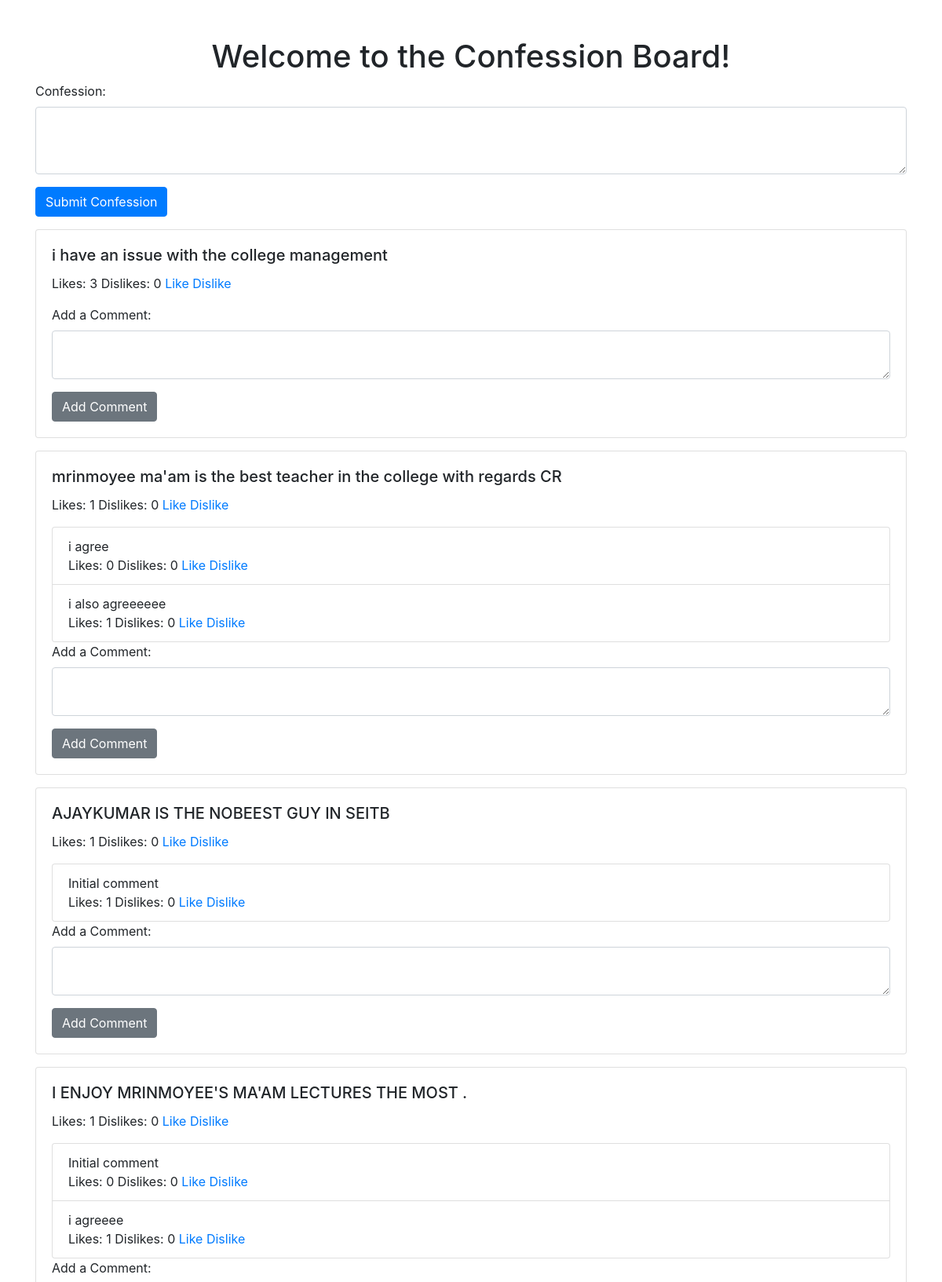
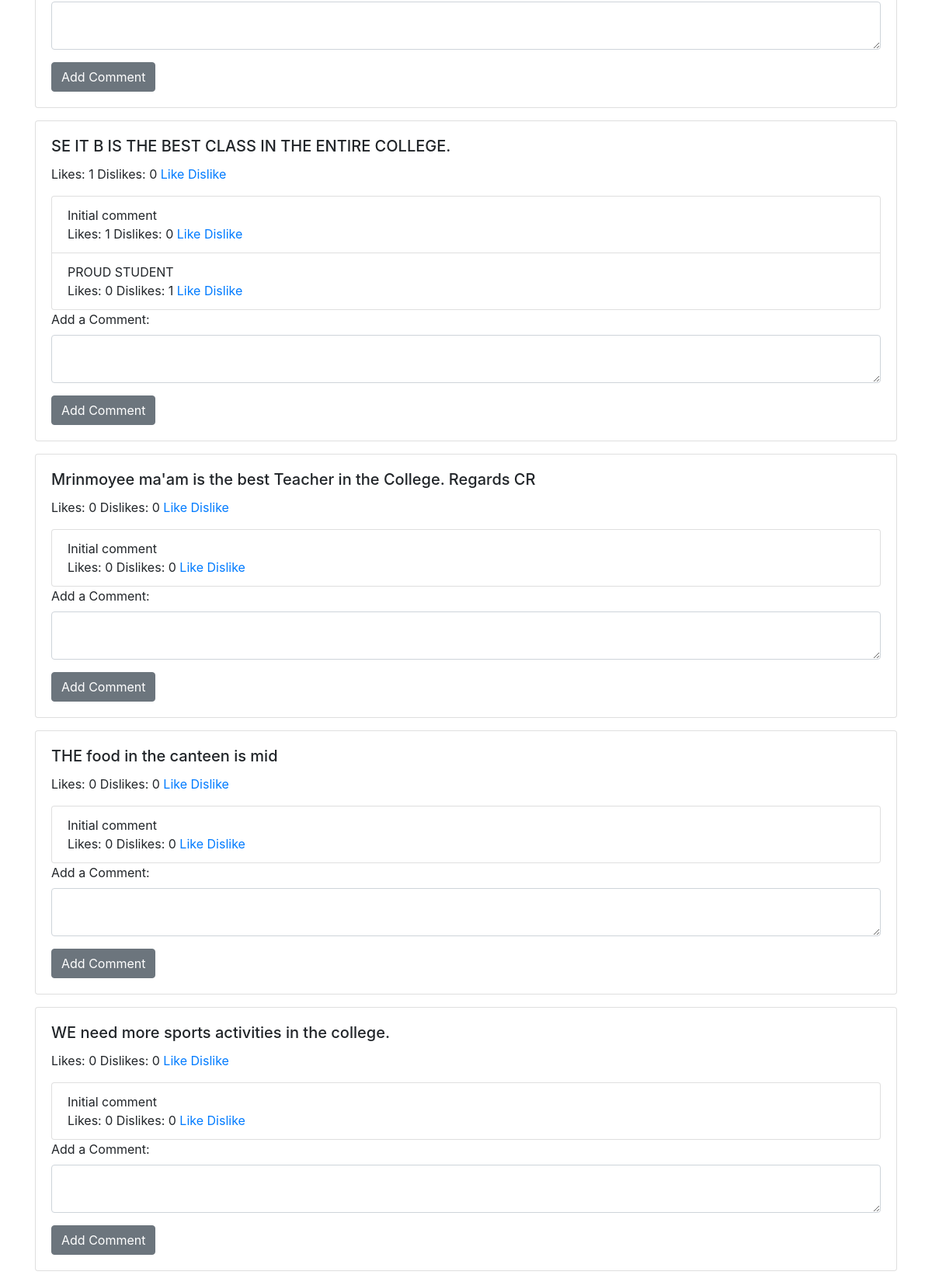
The app's page /confessions/ (upper part) with its own data (2 pictures, top to bottom).
### confessions/models.py (models this page shows, shortened)
class Confession(models.Model):
    text = models.TextField()
    likes = models.PositiveIntegerField(default=0)
    dislikes = models.PositiveIntegerField(default=0)

class Comment(models.Model):
    confession = models.ForeignKey(Confession, on_delete=models.CASCADE)
    text = models.TextField()
    likes = models.PositiveIntegerField(default=0)
    dislikes = models.PositiveIntegerField(default=0)

### confessions/views.py (the view)
# urls.py: path('confessions/', confession_list, name='confession_list'),
def confession_list(request):
    confessions = Confession.objects.all().order_by('-likes')  # Order by likes in descending order
    comments = Comment.objects.all()
    return render(request, 'home.html', {'confessions': confessions, 'comments': comments})

### confession_board/templates/home.html (shortened to what this page needs)
<!DOCTYPE html>
<html lang="en">
<head>
    <link rel="stylesheet" href="https://stackpath.bootstrapcdn.com/bootstrap/4.3.1/css/bootstrap.min.css">
</head>
<body>
    <div class="container mt-5">
        <h1 class="text-center">Welcome to the Confession Board!</h1>
<form method="post" action="{% url 'submit_confession' %}">
    <div class="form-group">
        <label for="confessionText">Confession:</label>
        <textarea class="form-control" id="confessionText" name="confessionText" rows="3" required></textarea>
    </div>
    <button type="submit" class="btn btn-primary">Submit Confession</button>
</form>
{% for confession in confessions %}
    <div class="card mt-3">
        <div class="card-body">
            <h5 class="card-title">{{ confession.text }}</h5>
            <p>
                Likes: {{ confession.likes }}
                Dislikes: {{ confession.dislikes }}
                {% if 'confession_'|add:confession.id|stringformat:'d'|add:'_liked' in request.session %}
                    <span class="disabled">Like</span>
                {% else %}
                    <a href="{% url 'like_dislike_confession' confession.id 'like' %}">Like</a>
                {% endif %}
                <a href="{% url 'like_dislike_confession' confession.id 'dislike' %}">Dislike</a>
            </p>
            <ul class="list-group">
                {% for comment in comments %}
                    {% if comment.confession == confession %}
                        <li class="list-group-item">
                            {{ comment.text }}
                            <br>
                            Likes: {{ comment.likes }}
                            Dislikes: {{ comment.dislikes }}
                            {% if 'comment_'|add:comment.id|stringformat:'d'|add:'_liked' in request.session %}
                                <span class="disabled">Like</span>
                            {% else %}
                                <a href="{% url 'like_dislike_comment' comment.id 'like' %}">Like</a>
                            {% endif %}
                            <a href="{% url 'like_dislike_comment' comment.id 'dislike' %}">Dislike</a>
                        </li>
                    {% endif %}
                {% endfor %}
            </ul>
            <form method="post" action="{% url 'add_comment' confession.id %}">
                <div class="form-group">
                    <label for="commentText">Add a Comment:</label>
                    <textarea class="form-control" id="commentText" name="commentText" rows="2" required></textarea>
                </div>
                <button type="submit" class="btn btn-secondary">Add Comment</button>
            </form>
        </div>
    </div>
{% endfor %}
</body>
</html>

### records on screen
Confession: text "i have an issue with the college management", likes "3", dislikes "0", shows "Like"
Confession: text "mrinmoyee ma'am is the best teacher in the college with regards CR", likes "1", dislikes "0", shows "Like"
Comment: text "i agree", likes "0", dislikes "0", shows "Like"
Comment: text "i also agreeeeee", likes "1", dislikes "0", shows "Like"
Confession: text "AJAYKUMAR IS THE NOBEEST GUY IN SEITB", likes "1", dislikes "0", shows "Like"
Comment: text "Initial comment", likes "1", dislikes "0", shows "Like"
Confession: text "I ENJOY MRINMOYEE'S MA'AM LECTURES THE MOST .", likes "1", dislikes "0", shows "Like"
Comment: text "Initial comment", likes "0", dislikes "0", shows "Like"
Comment: text "i agreeee", likes "1", dislikes "0", shows "Like"
Confession: text "SE IT B IS THE BEST CLASS IN THE ENTIRE COLLEGE.", likes "1", dislikes "0", shows "Like"
Comment: text "Initial comment", likes "1", dislikes "0", shows "Like"
Comment: text "PROUD STUDENT", likes "0", dislikes "1", shows "Like"
Confession: text "Mrinmoyee ma'am is the best Teacher in the College. Regards CR", likes "0", dislikes "0", shows "Like"
Comment: text "Initial comment", likes "0", dislikes "0", shows "Like"
Confession: text "THE food in the canteen is mid", likes "0", dislikes "0", shows "Like"
Comment: text "Initial comment", likes "0", dislikes "0", shows "Like"
Confession: text "WE need more sports activities in the college.", likes "0", dislikes "0", shows "Like"
Comment: text "Initial comment", likes "0", dislikes "0", shows "Like"
